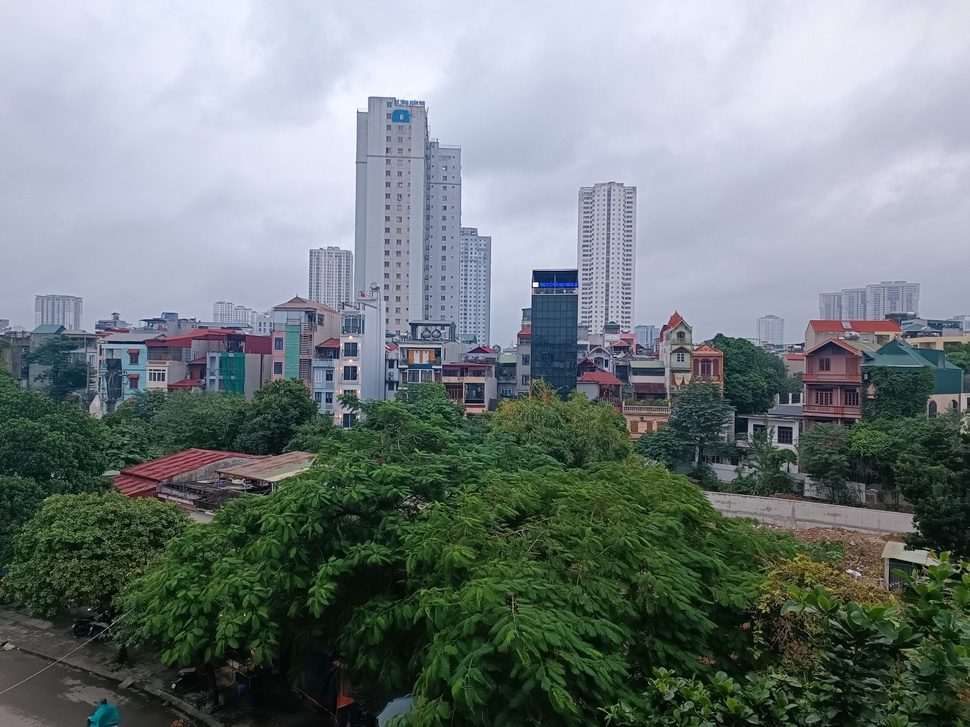
#> input picture img/2.jpg, 970 x 727 px, shrunk from 2560 x 1920 before the run
$ python pano-stitch.py
#> lines starting #> are read from the running program, lines starting #| are printed output that depends on the picture
### pano.py
import cv2
import matplotlib.pyplot as plt
import numpy as np
import random
from tqdm import tqdm
from scipy import ndimage


####################
#  Basic Functions #
####################

def read_image(img_path):
  """
    Read image from a path and convert them to gray or rgb
    Inputs:
      img_path: str: image path
    Returns:
      img: cv2 image: Original Image
      img_gray: cv2 image: Gray image
      img_rgb: cv2 image: RGB image
  """
  img = cv2.imread(img_path)
  img_gray= cv2.cvtColor(img, cv2.COLOR_RGB2GRAY)
  img_rgb = cv2.cvtColor(img, cv2.COLOR_BGR2RGB)
  return img_gray, img, img_rgb

def SIFT(img_gray):
  """
    Extracting keypoints and descriptors from a gray image!
    Inputs:
      img_gray: cv2 image: Gray Image
    Returns:
      kp: tuple: Keypoint Location (position, scale, orientation)
      des: numpy.ndarray: Keypoint Descriptor - 128 elements vector
  """
  # siftDetector= cv2.xfeatures2d.SIFT_create()
  siftDetector= cv2.SIFT_create()
  kp, des = siftDetector.detectAndCompute(img_gray, None)
  return kp, des

# [68 lines left out: functions plot_sift, plot_matches, plot_keypoints, not called in this run]


####################
#  KNN Matching    #
####################

def KNNmatcher(kp1, des1, img1, kp2, des2, img2, threshold):
  """
    Compare the descriptor to find matching pairs from two images
    then validate those matchings by a threshold,
    Inputs:
      kp1: tuple: Keypoint Location at the first image (position, scale, orientation)
      des1: numpy.ndarray: Keypoint Descriptor of the first image - 128 elements vector
      img1: cv.image: The first image
      kp2: tuple: Keypoint Location at the second image (position, scale, orientation)
      des2: numpy.ndarray: Keypoint Descriptor of the second image - 128 elements vector
      img2: cv.image: The second image
      threshold: int: a threshold to validate the reliance of matching pairs.
    Returns:
      matches: numpy.ndarray: A matrix of reliable matching pairs [[kp1.x kp1.y kp2.x kp2.y],[],[],...]
  """
  # BFMatcher with default params, then return k-best matches
  bf = cv2.BFMatcher()
  kmatches = bf.knnMatch(des1,des2, k=2)

  # Validate the found matches by knn
  good_matches = []
  for m,n in kmatches:
    if m.distance < threshold*n.distance:
      good_matches.append([m])

  # Store pairs keypoint position on matches
  matches = []
  for pair in good_matches:
    matches.append(list(kp1[pair[0].queryIdx].pt + kp2[pair[0].trainIdx].pt))
  matches = np.array(matches)
  np.random.shuffle(matches)
  return matches

####################
#  Ransac Matching #
####################

def homography(pairs):
  """
    Computing a homography that can project four points to four other points
    Inputs:
      pairs: numpy.ndarray: A matrix [4x4] of 4 matching pairs poistions [[kp1.x kp1.y kp2.x kp2.y],[],[],[]]
    Returns:
      H: numpy.ndarray: A matrix [3x3] that could transform four points into four other points
  """
  rows = []
  for i in range(pairs.shape[0]):
      p1 = np.append(pairs[i][0:2], 1)
      p2 = np.append(pairs[i][2:4], 1)
      row1 = [0, 0, 0, p1[0], p1[1], p1[2], -p2[1]*p1[0], -p2[1]*p1[1], -p2[1]*p1[2]]
      row2 = [p1[0], p1[1], p1[2], 0, 0, 0, -p2[0]*p1[0], -p2[0]*p1[1], -p2[0]*p1[2]]
      rows.append(row1)
      rows.append(row2)
  rows = np.array(rows)
  U, s, V = np.linalg.svd(rows)
  H = V[-1].reshape(3, 3)
  H = H/H[2, 2] # Normalize by the value of H[2,2]
  return H

def random_point(matches, k=4):
  """
    Selecting randomly k samples in found matches
    Inputs:
      matches: numpy.ndarray: A matrix [Nx4] of found matching pairs' position [[kp1.x kp1.y kp2.x kp2.y],[],[],...]
      k: int: The number of selected samples (default = 4)
    Returns:
      point: numpy.ndarray: A matrix [3x3] that could transform four points into four other points
  """
  idx = random.sample(range(len(matches)), k)
  pairs = [matches[i] for i in idx ]
  pairs = np.array(pairs)
  return pairs

def get_error(points, H):
  """
    Computing least square error of orignal points and estimated points using homography matrix
      all_p1: all selected points position on first image         [[kp1.x kp1.y],[],[],...]
      all_p2: all corressponding of p1 points on second image     [[kp2.x kp2.y],[],[],...]
      estimate_p2: estimated version of all_p2 by all_p1 and homograpy matrix
    Inputs:
      points: numpy.ndarray: A matrix [Nx4] of found matching pairs' position [[kp1.x kp1.y kp2.x kp2.y],[],[],...]
      H: numpy.ndarray: The defined homography matrix
    Returns:
      errors: float: A value refer to least square error between original and estimate version
  """
  # Split keypoint position from matches, padding for matrix multiplication
  num_points = len(points)
  all_p1 = np.concatenate((points[:, 0:2], np.ones((num_points, 1))), axis=1)
  all_p2 = points[:, 2:4]
  # Estimating the position by homography matrix
  estimate_p2 = np.zeros((num_points, 2))
  for i in range(num_points):
    temp = np.dot(H, all_p1[i])
    estimate_p2[i] = (temp/temp[2])[0:2] # set index 2 to 1 and slice the index 0, 1

  # Compute Least Square Error between original and estimated
  errors = np.linalg.norm(all_p2 - estimate_p2 , axis=1) ** 2

  return errors

def ransac(matches, threshold, iters):
  """
    How RANSAC works? (RANdom SAmple Consensus)
      1. Select randomly 4 samples from found matches by knn to compute homography matrix
      2. Remove bad homography matrix by a threshold
      3. Determine the performance of matrix by inliers counting
      4. Repeat 1-3 in a number of iterations, chose the matrix has the largest M number of inliers
    Inputs:
      matches: numpy.ndarray: A matrix [Nx4] of found matching pairs' position [[kp1.x kp1.y kp2.x kp2.y],[],[],...]
      threshold: float [0,1]: A value to remove bad homography by computing L2Norm of original and estimated points
      iters: the iterations of loop to find the desired homography matrix
    Returns:
      best_inliers: numpy.ndarray: A matrix [Mx4] of reliable matching pairs derived from matches
      best_H: numpy.ndarray: The correspoding homography matrix
  """
  num_best_inliers = 0

  for i in range(iters):
    # 1. Select randomly 4 samples then compute homography matrix
    points = random_point(matches)
    H = homography(points)
    #  Safe check, avoid dividing by zero
    if np.linalg.matrix_rank(H) < 3:
        continue

    # 2. Remove bad homography matrix by a threshold
    errors = get_error(matches, H)
    idx = np.where(errors < threshold)[0]

    # 3. Counting the number of inliers
    inliers = matches[idx]
    num_inliers = len(inliers)

    # 4. Updating the better inliers and homography matrix
    if num_inliers > num_best_inliers:
        best_inliers = inliers.copy()
        num_best_inliers = num_inliers
        best_H = H.copy()
  # Return the best inliers and homography matrix using RANSAC
  print("inliers/matches: {}/{}".format(num_best_inliers, len(matches)))
  return best_inliers, best_H

# [37 lines left out: function match_ransac, not called in this run]

####################
#  Panorama Image  #
####################

def stitch_img(left, right, H):
  """
    Warping two images on the same plane then merge into a panorama image
    Inputs:
      left: cv2 image: The first image
      right: cv2 image: The second image
      H: numpy.ndarray: The desired homography matrix
    Returns:
      lwarp: cv2 image: The warped version of first image
      rwarp: cv2 image: The warped version of second image
      stitch_image: cv2 image: The final image after merged
  """
  print("stiching image ...")

  # Convert to double and normalize to avoid noise.
  left = cv2.normalize(left.astype('float'), None, 0.0, 1.0, cv2.NORM_MINMAX)
  right = cv2.normalize(right.astype('float'), None, 0.0, 1.0, cv2.NORM_MINMAX)

  # Computing a transformation for both image to merge correctly.
  height_l, width_l, channel_l = left.shape
  height_r, width_r, channel_r = right.shape
  corners = [[0, 0, 1], [width_l, 0, 1], [width_l, height_l, 1], [0, height_l, 1]]
  corners_new = [np.dot(H, corner) for corner in corners]
  corners_new = np.array(corners_new).T
  x_news = corners_new[0] / corners_new[2]
  y_news = corners_new[1] / corners_new[2]
  y_min = min(y_news)
  x_min = min(x_news)
  translation_mat = np.array([[1, 0, -x_min], [0, 1, -y_min], [0, 0, 1]])
  H = np.dot(translation_mat, H)

  # Executing transformations for both image and padding for a new size.
  # Left Image
  height_new = int(round(abs(y_min) + height_l))
  width_new = int(round(abs(x_min) + width_l))
  size = (width_new, height_new)
  warped_l = cv2.warpPerspective(src=left, M=H, dsize=size)
  warped_l1 = warped_l.copy()
  # Right Image
  height_new = int(round(abs(y_min) + height_r))
  width_new = int(round(abs(x_min) + width_r))
  size = (width_new, height_new)
  warped_r = cv2.warpPerspective(src=right, M=translation_mat, dsize=size)

  black = np.zeros(3)  # Black pixel for rgb image.
  # Stitching procedure, store results in warped_l.
  # Compare with a black pixel
  for i in tqdm(range(warped_r.shape[0])):
    for j in range(warped_r.shape[1]):
      pixel_l = warped_l[i, j, :]
      pixel_r = warped_r[i, j, :]
      if not np.array_equal(pixel_l, black) and np.array_equal(pixel_r, black):
        warped_l[i, j, :] = pixel_l
      elif np.array_equal(pixel_l, black) and not np.array_equal(pixel_r, black):
        warped_l[i, j, :] = pixel_r
      elif not np.array_equal(pixel_l, black) and not np.array_equal(pixel_r, black):
        warped_l[i, j, :] = (pixel_l + pixel_r) / 2
      else:
        pass

  stitch_image = warped_l[:warped_r.shape[0], :warped_r.shape[1], :]
  lwarp, rwarp = warped_l1[:warped_r.shape[0], :warped_r.shape[1], :], warped_r
  return lwarp, rwarp, stitch_image

# [23 lines left out: function pano_stitching, not called in this run]

### pano-stitch.py
import cv2
import matplotlib.pyplot as plt
import numpy as np
import pano
plt.rcParams['figure.figsize'] = [10, 6]

"""
  From two image paths (left & right) create a panorama from them.
    0. Assign two string as images path
    1. Read image from image path
    2. Detect Keypoint and Descriptors by SIFT
    3. Finding potential matches by KNN
    4. Computing Homography matrix, and remove outliers by RANSAC
    5. Warping and Merging and Plotting a complete panorama image
    6. Plot out panorama image
"""

# 0. Images path
left_path = './img/2.jpg'
right_path = './img/1.jpg'

# 1. Read image from image path
left_gray, left_origin, left_rgb = pano.read_image(left_path)
#> in read_image, img is the input picture: shape (727, 970, 3); mean B, G, R 126.9, 126.4, 115.9
#> in read_image, `img_gray= cv2.cvtColor(img, cv2.COLOR_RGB2GRAY)`:
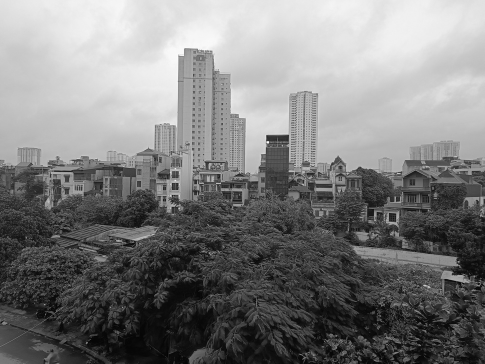
#> img_gray: shape (727, 970) (shown at 1/2 size); min 0, max 255, mean 125.4
right_gray, right_origin, right_rgb = pano.read_image(right_path)
#> call 2 of read_image, with img_path = './img/1.jpg'
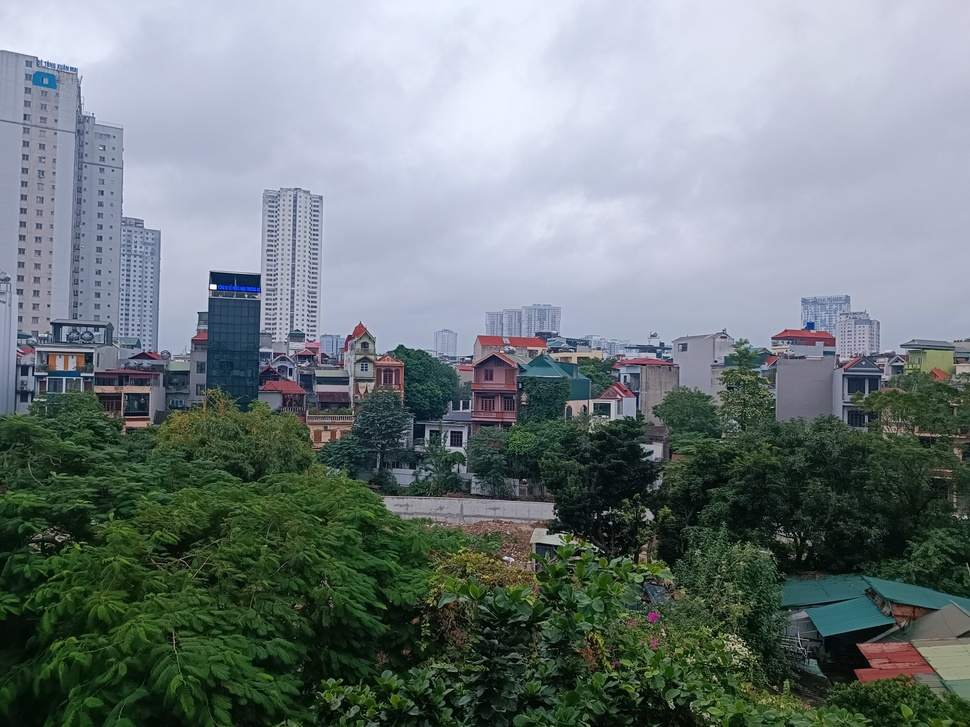
#> input picture img/1.jpg, 970 x 727 px, shrunk from 2560 x 1920 before the run
#> in read_image, img is the input picture: shape (727, 970, 3); mean B, G, R 126.5, 125.2, 114.2
#> in read_image (call 2), `img_gray= cv2.cvtColor(img, cv2.COLOR_RGB2GRAY)`:
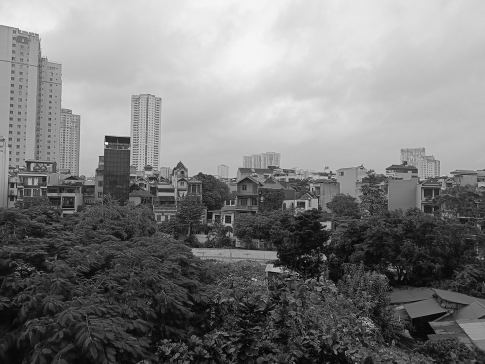
#> img_gray: shape (727, 970) (shown at 1/2 size); min 0, max 255, mean 124.4

# 2. Detect Keypoint and Descriptors by SIFT
kp_left, des_left = pano.SIFT(left_gray)
#> in SIFT, `kp, des = siftDetector.detectAndCompute(img_gray, None)`: kp = 5123 keypoints; strongest (x, y, size): (536, 284, 3.2), (538, 275, 8.5), (173, 686, 2.6), (345, 391, 1.8)
#> kp_left has the same summary as kp in SIFT
kp_right, des_right = pano.SIFT(right_gray)
#> in SIFT (call 2), `kp, des = siftDetector.detectAndCompute(img_gray, None)`: kp = 5162 keypoints; strongest (x, y, size): (505, 558, 2.6), (610, 523, 2.2), (603, 416, 1.9), (215, 277, 8.2)
#> kp_right has the same summary as kp in SIFT

# 3. Finding potential matches by KNN
matches = pano.KNNmatcher(kp_left, des_left, left_rgb, kp_right, des_right, right_rgb, 0.5)
#> in KNNmatcher, `kmatches = bf.knnMatch(des1,des2, k=2)`: kmatches = 5123 matches
#> after the loop in KNNmatcher, `for m,n in kmatches:`: good_matches = 535 matches
#> after the loop in KNNmatcher, `for pair in good_matches:`: matches = 535 items, first 6: [383.7, 303.7, 15.64, 298.1], [384.4, 153.8, 21.43, 120.6], [385.9, 359.7, 17.19, 365.5], [386.1, 298.1, 19.53, 291.6], [389.7, 121.4, 29.31, 83.75], [389.8, 339.4, 23.67, 341.1]
#> in KNNmatcher, `matches = np.array(matches)`: matches = 535 rows, first 6: [383.7, 303.7, 15.64, 298.1], [384.4, 153.8, 21.43, 120.6], [385.9, 359.7, 17.19, 365.5], [386.1, 298.1, 19.53, 291.6], [389.7, 121.4, 29.31, 83.75], [389.8, 339.4, 23.67, 341.1]
#> matches = 535 rows, first 6: [605.7, 187.4, 291.7, 192.9], [854.3, 477.4, 510.2, 474.4], [617.7, 366.5, 302, 375.3], [789.4, 374, 461, 382.8], [952.5, 473.8, 582, 466.8], [624.2, 324.4, 309.7, 332.9]

# 4. Computing Homography matrix, and remove outliers by RANSAC
inliers, H = pano.ransac(matches, 0.5, 2000)
#> the loop in ransac, `for i in range(iters):` made 2000 passes
#> (num_inliers, num_best_inliers) on passes 1, 4, 60: (197, 197), (229, 229), (359, 359)
#> after the loop in ransac, `for i in range(iters):`: best_inliers = 381 rows, first 6: [854.3, 477.4, 510.2, 474.4], [617.7, 366.5, 302, 375.3], [624.2, 324.4, 309.7, 332.9], [878.8, 336.4, 530.1, 350.9], [641.8, 418, 325.6, 427.2], [796.6, 466.6, 465.1, 467.3]; num_best_inliers = 381
#| inliers/matches: 381/535
#> inliers has the same summary as best_inliers in ransac; H = [[2.18, -0.0409, -802.3], [0.472, 1.77, -284], [0.00123, -3.29e-05, 1]]
#pano.plot_keypoints(left_gray, left_rgb, kp_left, right_gray, right_rgb, kp_right, inliers)

# 5. Warping and Merging and Plotting a complete panorama image
lwarp, rwarp, stitch_image = pano.stitch_img(left_rgb, right_rgb, H)
#> in stitch_img, `left = cv2.normalize(left.astype('float'), None, 0.0, 1.0, cv2.NORM_MI..`:
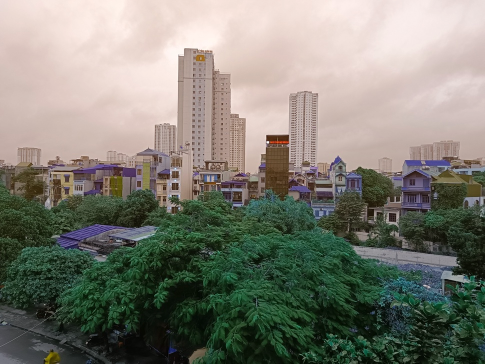
#> left: shape (727, 970, 3) float64 (shown at 1/2 size); mean of channels 0, 1, 2 0.455, 0.496, 0.498; drawn as B, G, R
#> in stitch_img, `right = cv2.normalize(right.astype('float'), None, 0.0, 1.0, cv2.NORM_..`:
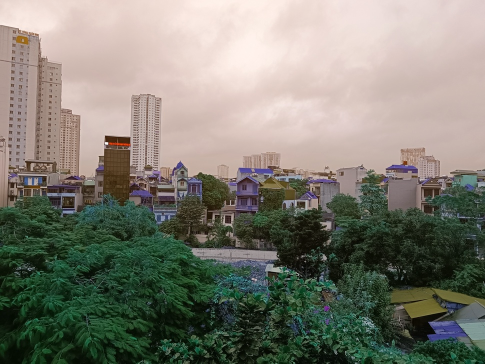
#> right: shape (727, 970, 3) float64 (shown at 1/2 size); mean of channels 0, 1, 2 0.448, 0.491, 0.496; drawn as B, G, R
#> in stitch_img, `corners_new = [np.dot(H, corner) for corner in corners]`: corners_new = [[-802.3, -284, 1], [1309.3, 174.1, 2.19], [1279.6, 1459.4, 2.17], [-832, 1001.2, 0.976]]
#> in stitch_img, `corners_new = np.array(corners_new).T`: corners_new = [[-802.3, 1309.3, 1279.6, -832], [-284, 174.1, 1459.4, 1001.2], [1, 2.19, 2.17, 0.976]]
#> in stitch_img, `x_news = corners_new[0] / corners_new[2]`: x_news = [-802.3, 597.7, 590.6, -852.4]
#> in stitch_img, `y_news = corners_new[1] / corners_new[2]`: y_news = [-284, 79.49, 673.6, 1025.8]
#> in stitch_img, `y_min = min(y_news)`: y_min = -284
#> in stitch_img, `x_min = min(x_news)`: x_min = -852.4
#> in stitch_img, `translation_mat = np.array([[1, 0, -x_min], [0, 1, -y_min], [0, 0, 1]])`: translation_mat = [[1, 0, 852.4], [0, 1, 284], [0, 0, 1]]
#> in stitch_img, `H = np.dot(translation_mat, H)`: H = [[3.22, -0.069, 50.13], [0.821, 1.76, 0], [0.00123, -3.29e-05, 1]]
#> in stitch_img, `height_new = int(round(abs(y_min) + height_l))`: height_new = 1011
#> in stitch_img, `width_new = int(round(abs(x_min) + width_l))`: width_new = 1822
#> in stitch_img, `size = (width_new, height_new)`: size = (1822, 1011)
#> in stitch_img, `warped_r = cv2.warpPerspective(src=right, M=translation_mat, dsize=size)`:
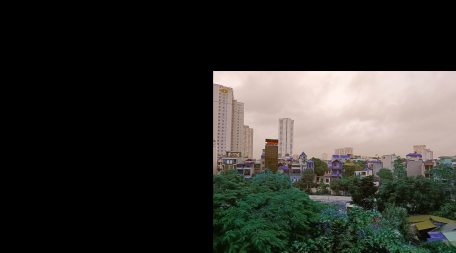
#> warped_r: shape (1011, 1822, 3) float64 (shown at 1/4 size); mean of channels 0, 1, 2 0.171, 0.188, 0.19; drawn as B, G, R
#> after the loop in stitch_img, `for i in tqdm(range(warped_r.shape[0])):`:
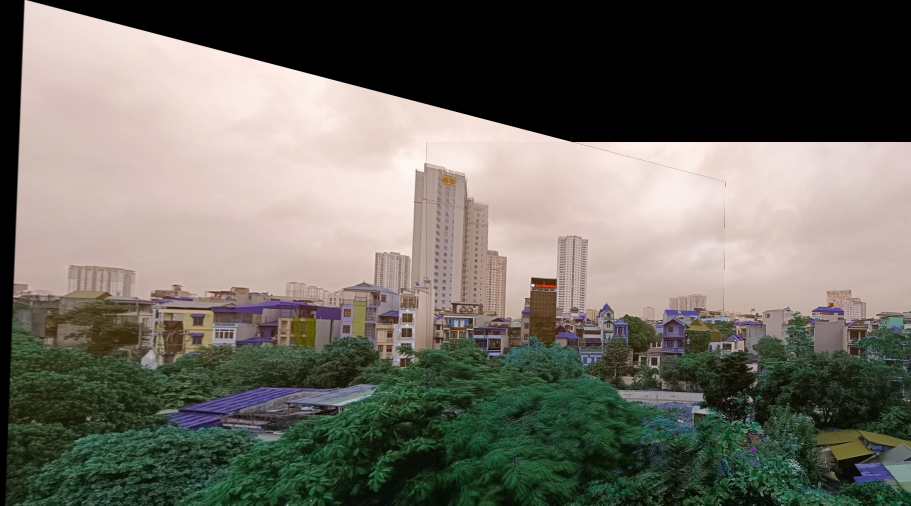
#> warped_l: shape (1011, 1822, 3) float64 (shown at 1/2 size); mean of channels 0, 1, 2 0.387, 0.421, 0.431; drawn as B, G, R

plt.imshow(stitch_image)
plt.show()
